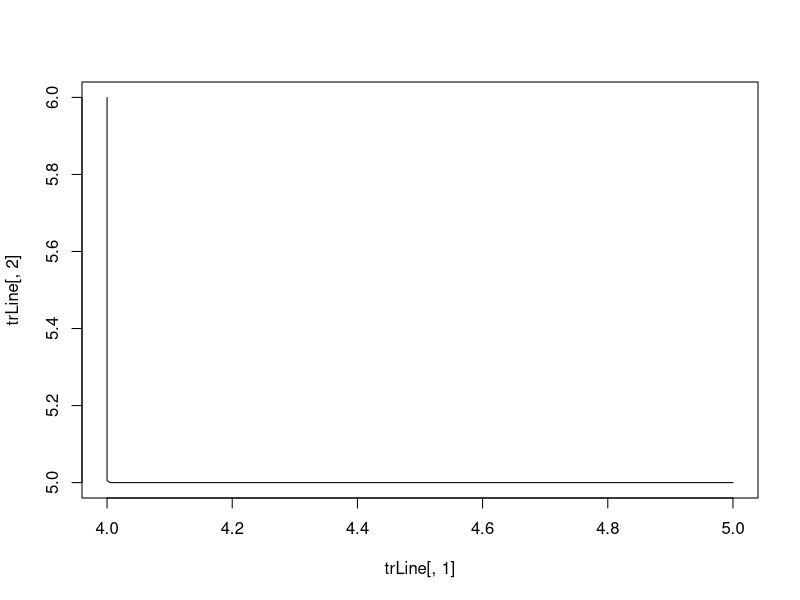

Reproduce this figure in R. (Note: this script raises an error after producing the figure.)

tropicalLine <-  function (x,y, tk) {
  if (identical(x,y)) {
    mu =  (x)
    
  }
  if ((x[1] == y[1]) | (x[2] == y[2])) {
    mu = ((1-tk)*x+y*tk)
    
  }
  
  if ((x[1] == x[2]) | (y[1] == y[2])){
    mu = ((1-tk)*x+y*tk)
    
  }
  
  if (x[1]<y[1]) {
    a = x
    b = y
  }
  if (x[1]>y[1]) {
    a = y
    b = x
  }
  if ((a[2]<b[2]) & ((a[1]-a[2])<=(b[1]-b[2]))){
    t = (b[2]-a[2])/(b[1]-a[1])
    if (tk <= t) {
      mu = c(a[1]+tk*(b[1]-a[1]), a[2]+tk*(b[1]-a[1]))
    }
    if (t < tk) {
      mu = c(a[1]+tk*(b[1]-a[1]), b[2])
      
    }
  }
  
  if ((a[2]<b[2]) & ((a[1]-a[2])>(b[1]-b[2]))){
    t = (b[1]-a[1])/(b[2]-a[2])
    if (t >= tk) {
      mu = c(a[1]+tk*(b[2]-a[2]), a[2]+tk*(b[2]-a[2]))
    }
    if (t < tk) {
      mu = c(b[1],a[2]+tk*(b[2]-a[2]))
      
    }
  }
  
  if (a[2]>b[2]){
    t = (a[2]-b[2])/(a[2]-b[2]+b[1]-a[1])
    if (t >= tk) {
      mu = c(a[1],a[2]-tk*(a[2]-b[2]+b[1]-a[1]))
    }
    if (t < tk) {
      mu = c(a[1]+b[2]-a[2]+tk*(a[2]-b[2]+b[1]-a[1]),b[2])
    }
  }
  return (mu)
}

a = runif(2, min = -1, max = 0)
b = runif(2, min = -1, max = 0)
c = runif(2, min = -1, max = 0)

b = c(5,5)
a = c(4,6)
trLine = c()
t = seq(0,1, length.out = 200)
for (ti in t){
  trLine = rbind(trLine, tropicalLine(a,b,ti))
}
plot(trLine[,1], trLine[,2], type = 'l')




trSegmentN <- function (u, v){
  N = length(u) 
  lambda = v-u
  #print(lambda)
  sortLambda = sort(lambda)
  L = matrix(NA, nrow = N, ncol = N)
  y = v 
  L[1,] = y
  for (i in 2:(N-1)){
    li = sortLambda[i]
    y = pmin(u + li,v ) 
    y = y - y[1]
    L [i,] = y
  }
  L[N,] = u
  #print(L)
  t = seq(0,1,length.out = 100)
  TrSegment = matrix(NA, nrow = 1, ncol = N)
  for (j in 1:(N-1)){
    y1 = L[j,]
    y2 = L[j+1,]
    segment = matrix(NA, nrow = length(t), ncol = N)
    for (i in 1:length(t)){
      tk = t[i]
      segment[i,] =  (1-tk)*y1+tk*y2
    }
    TrSegment = rbind(TrSegment, segment)
  }
  return (TrSegment[-1,])
}

trSegment = trSegmentN(c,a)
lines(trSegment[,2], trSegment[,3], type = 'l', col = 'red')
points(b[2], b[3], pch = 16)
points(c[2], c[3], pch = 16)
points(a[2], a[3], pch = 16)


a = c(0.0000000 ,-0.4224496, -0.7683783)
b = c(0.0000000, -0.9718798, -0.1232577)
c = c(0.0000000 ,-0.5606527, -0.7082600)
dtr(c(-0.9718798,-0.5272726), c(-0.5606527, -0.7082600))
dtr(c(0,-0.9718798,-0.5272726), c(0,-0.5606527, -0.7082600))

round(trSegment[,2],7) == round(trLine[,1],7)
round(trSegment[,3],7) == round(trLine[,2],7)

round(distan2[,2], 8) == round(distan[,2],8)
round(distan2[,1], 7) == round(distan[,1],7)
distan[,1] >= distan[,2]

dtr(c(-0.9718798,-0.1291668), a[-1])
dtr(c(0,-0.9718798,-0.1291668), a)

distN = c()
for (i in 1:101){
  distN = c(distN, dtr(a, trSegment[i,]))
}
plot(distN, type = 'l')
